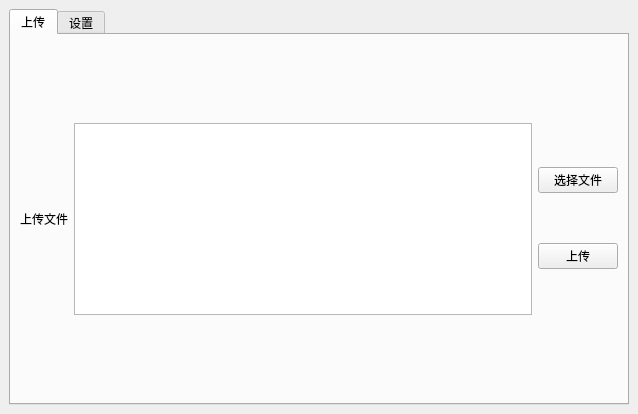
<?xml version="1.0" encoding="UTF-8"?>
<ui version="4.0">
 <class>MainWindow</class>
 <widget class="QMainWindow" name="MainWindow">
  <property name="geometry">
   <rect>
    <x>0</x>
    <y>0</y>
    <width>638</width>
    <height>414</height>
   </rect>
  </property>
  <property name="windowTitle">
   <string>七牛云上传工具</string>
  </property>
  <widget class="QWidget" name="centralwidget">
   <layout class="QGridLayout" name="gridLayout">
    <item row="0" column="1">
     <widget class="QTabWidget" name="tabWidget">
      <property name="currentIndex">
       <number>0</number>
      </property>
      <widget class="QWidget" name="tab">
       <attribute name="title">
        <string>上传</string>
       </attribute>
       <layout class="QGridLayout" name="gridLayout_6">
        <item row="0" column="0">
         <layout class="QGridLayout" name="gridLayout_4">
          <item row="1" column="2">
           <layout class="QGridLayout" name="gridLayout_3">
            <item row="0" column="0">
             <widget class="QPushButton" name="pushButton_choose_file">
              <property name="text">
               <string>选择文件</string>
              </property>
             </widget>
            </item>
            <item row="1" column="0">
             <widget class="QPushButton" name="pushButton_upload">
              <property name="text">
               <string>上传</string>
              </property>
             </widget>
            </item>
           </layout>
          </item>
          <item row="1" column="1">
           <widget class="QTextEdit" name="textEdit_path"/>
          </item>
          <item row="2" column="1">
           <spacer name="verticalSpacer">
            <property name="orientation">
             <enum>Qt::Vertical</enum>
            </property>
            <property name="sizeHint" stdset="0">
             <size>
              <width>20</width>
              <height>40</height>
             </size>
            </property>
           </spacer>
          </item>
          <item row="1" column="0">
           <widget class="QLabel" name="label_5">
            <property name="text">
             <string>上传文件</string>
            </property>
           </widget>
          </item>
          <item row="0" column="1">
           <spacer name="verticalSpacer_2">
            <property name="orientation">
             <enum>Qt::Vertical</enum>
            </property>
            <property name="sizeHint" stdset="0">
             <size>
              <width>20</width>
              <height>40</height>
             </size>
            </property>
           </spacer>
          </item>
         </layout>
        </item>
       </layout>
      </widget>
      <widget class="QWidget" name="tab_2">
       <property name="enabled">
        <bool>true</bool>
       </property>
       <attribute name="title">
        <string>设置</string>
       </attribute>
       <layout class="QGridLayout" name="gridLayout_5">
        <item row="0" column="0">
         <layout class="QGridLayout" name="gridLayout_2">
          <item row="0" column="0">
           <widget class="QLabel" name="label">
            <property name="text">
             <string>access key</string>
            </property>
           </widget>
          </item>
          <item row="3" column="2">
           <widget class="QPushButton" name="pushButton_add_url">
            <property name="text">
             <string>增加</string>
            </property>
           </widget>
          </item>
          <item row="0" column="1">
           <widget class="QLineEdit" name="lineEdit_ak"/>
          </item>
          <item row="2" column="1">
           <widget class="QComboBox" name="comboBox_buckets"/>
          </item>
          <item row="4" column="0">
           <widget class="QPushButton" name="pushButton_reload_setting">
            <property name="text">
             <string>重载设置</string>
            </property>
           </widget>
          </item>
          <item row="2" column="2">
           <widget class="QPushButton" name="pushButton_add_bucket">
            <property name="text">
             <string>增加</string>
            </property>
           </widget>
          </item>
          <item row="3" column="1">
           <widget class="QComboBox" name="comboBox_urls"/>
          </item>
          <item row="3" column="3">
           <widget class="QPushButton" name="pushButton_rm_url">
            <property name="text">
             <string>删除</string>
            </property>
           </widget>
          </item>
          <item row="2" column="0">
           <widget class="QLabel" name="label_4">
            <property name="text">
             <string>存储空间名</string>
            </property>
           </widget>
          </item>
          <item row="2" column="3">
           <widget class="QPushButton" name="pushButton_rm_bucket">
            <property name="text">
             <string>删除</string>
            </property>
           </widget>
          </item>
          <item row="1" column="1">
           <widget class="QLineEdit" name="lineEdit_sk"/>
          </item>
          <item row="1" column="0">
           <widget class="QLabel" name="label_2">
            <property name="text">
             <string>secret key</string>
            </property>
           </widget>
          </item>
          <item row="3" column="0">
           <widget class="QLabel" name="label_3">
            <property name="text">
             <string>自定义域名</string>
            </property>
           </widget>
          </item>
         </layout>
        </item>
       </layout>
      </widget>
     </widget>
    </item>
   </layout>
  </widget>
 </widget>
 <resources/>
 <connections/>
</ui>
